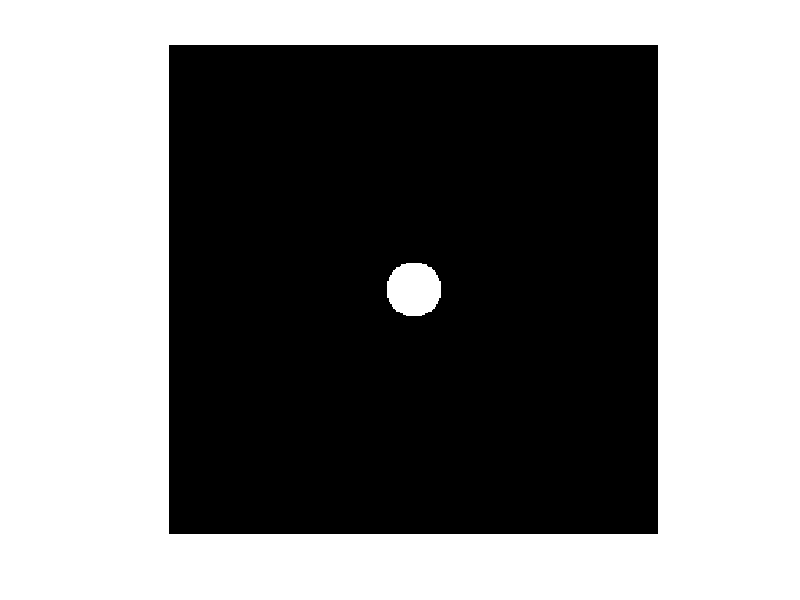
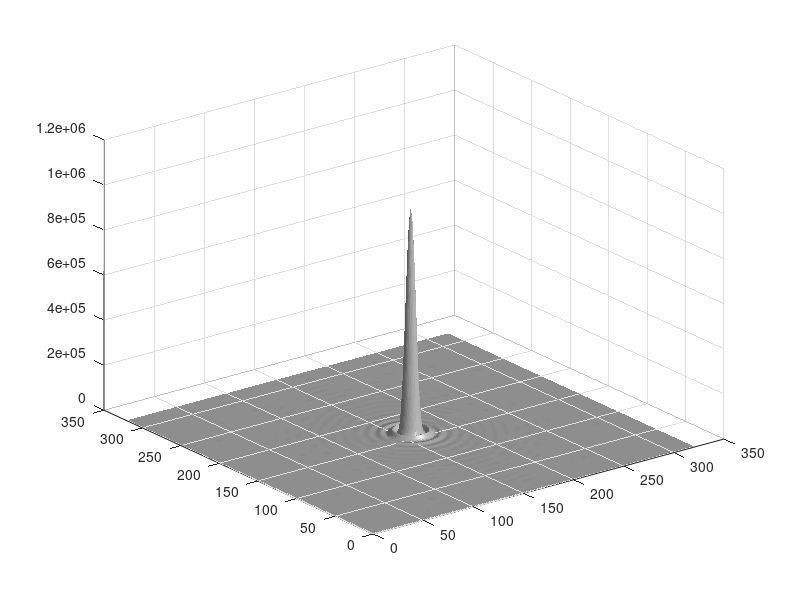
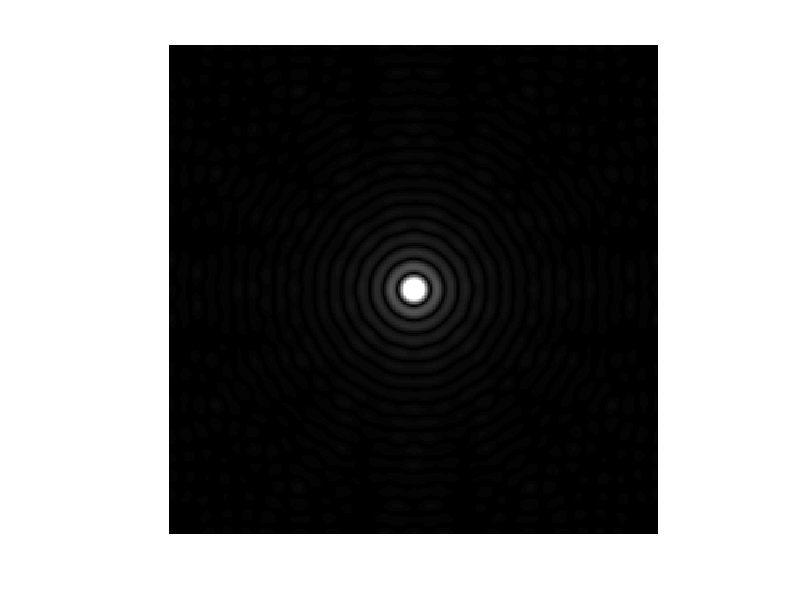

Recreate these plots in MATLAB, in order.
[X,Y]=meshgrid(-2:0.0125:2,-2:0.0125:2);
[n,m]=size(X);
z=zeros(size(X));
for i=1:n
    for j=1:m
        xx=X(i,j);
        yy=Y(i,j);
        if(xx*xx + yy * yy < 0.05)
            z(i,j)=1;
        end
    end
end
figure;
imshow(z)
imwrite(z, 'slit.png')

Z=fft2(z);
ZZ=abs(fftshift(Z)).^2;
figure; surfl(ZZ); shading flat; colormap(gray);

ZZZ=ZZ.^(1/2.2);            % camera responce function
a=max(max(ZZZ));
figure;
imshow(ZZZ/(a/2))
imwrite(ZZZ/(a/2), 'diffraction_image.png')
